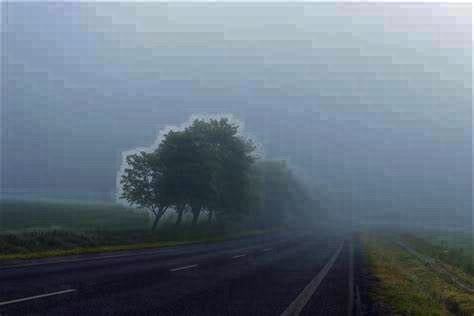
#> input picture initial trys/dehazed_image.png, 474 x 316 px, given in place of foggyvideo.mp4, which was not available
$ python try1_clahe.py
#> lines starting #> are read from the running program, lines starting #| are printed output that depends on the picture; pictures that were not available may be replaced by others from this repository, and a replacement may not be noted
#> further down, frame is the input picture: shape (316, 474, 3); mean B, G, R 126.2, 112.7, 99.3
import cv2
import numpy as np
import os  # Import the os module


# Function to apply CLAHE in the YUV color space
def enhance_contrast_color(image):
    # Convert the image from BGR to YUV color space
    yuv = cv2.cvtColor(image, cv2.COLOR_BGR2YUV)
#> yuv: shape (316, 474, 3); mean of channels 0, 1, 2 110.2, 135.8, 118.4

    # Split the YUV channels
    y_channel, u_channel, v_channel = cv2.split(yuv)
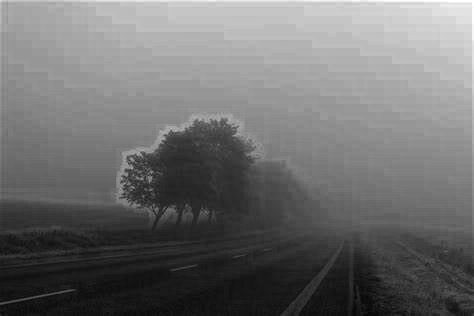
#> y_channel: shape (316, 474); min 4, max 255, mean 110.2
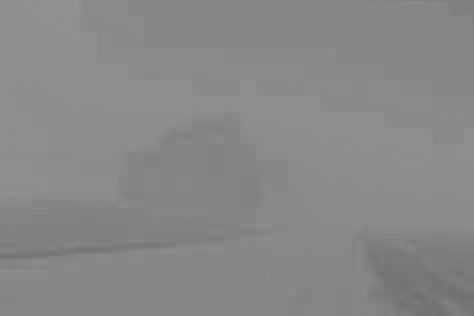
#> u_channel: shape (316, 474); min 110, max 145, mean 135.8
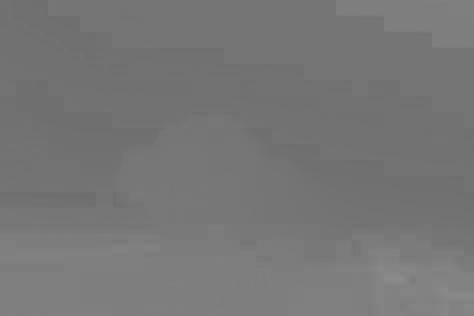
#> v_channel: shape (316, 474); min 110, max 140, mean 118.4

    # Create a CLAHE object for the Y channel
    clahe = cv2.createCLAHE(clipLimit=10.0, tileGridSize=(2, 2))

    # Apply CLAHE to the Y channel (luminance)
    enhanced_y_channel = clahe.apply(y_channel)
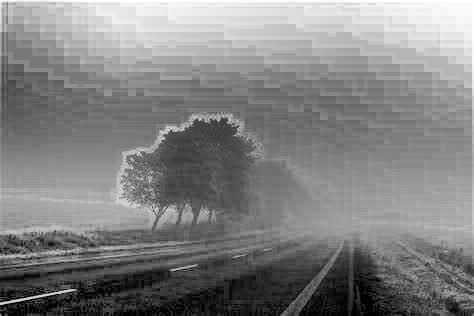
#> enhanced_y_channel: shape (316, 474); min 0, max 255, mean 130

    # Merge the enhanced Y channel back with U and V channels
    enhanced_yuv = cv2.merge((enhanced_y_channel, u_channel, v_channel))
#> enhanced_yuv: shape (316, 474, 3); mean of channels 0, 1, 2 130, 135.8, 118.4

    # Convert back to BGR color space
    enhanced_image = cv2.cvtColor(enhanced_yuv, cv2.COLOR_YUV2BGR)
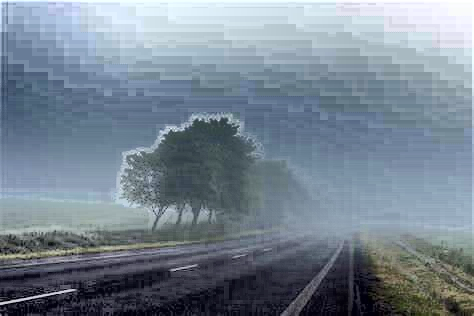
#> enhanced_image: shape (316, 474, 3); mean B, G, R 145.5, 132.6, 119

    return enhanced_image


# Load the video
input_video_path = "C:/Users/hassa/OneDrive - Umich/Desktop/2024 HACKATHON/foggyvideo.mp4"  # Replace with your video path
output_video_path = "C:/Users/hassa/OneDrive - Umich/Desktop/2024 HACKATHON/enhanced_video.mp4"  # Replace with your desired output path

# Open the video file
cap = cv2.VideoCapture(input_video_path)

# Get video properties
fps = int(cap.get(cv2.CAP_PROP_FPS))  # Frames per second
width = int(cap.get(cv2.CAP_PROP_FRAME_WIDTH))  # Width of the frames
height = int(cap.get(cv2.CAP_PROP_FRAME_HEIGHT))  # Height of the frames

# Define the codec and create a VideoWriter object
fourcc = cv2.VideoWriter_fourcc(*"mp4v")  # Codec for .mp4
out = cv2.VideoWriter(output_video_path, fourcc, fps, (width, height))

if not cap.isOpened():
    print("Error: Could not open video.")
else:
    while True:
        ret, frame = cap.read()  # Read a frame from the video

        if not ret:  # Break the loop if there are no frames left
            break

        # Enhance the contrast of the current frame
        enhanced_frame = enhance_contrast_color(frame)

        # Write the enhanced frame to the output video
        out.write(enhanced_frame)

        # Optional: Display the original and enhanced frames (for debugging)
        cv2.imshow("Original Frame", frame)
        cv2.imshow("Enhanced Frame", enhanced_frame)

        # Press 'q' to exit early
        if cv2.waitKey(1) & 0xFF == ord("q"):
#> (key q is pressed here)
            break

# Release the video capture and writer objects
cap.release()
out.release()
cv2.destroyAllWindows()

print("Processing complete. The enhanced video is saved as:", output_video_path)

# Open the enhanced video with VLC
vlc_path = "C:/Program Files/VideoLAN/VLC/vlc.exe"  # Adjust the path to your VLC installation if necessary
os.system(
    f'"{vlc_path}" "{output_video_path}"'
)  # Command to run VLC with the output video
